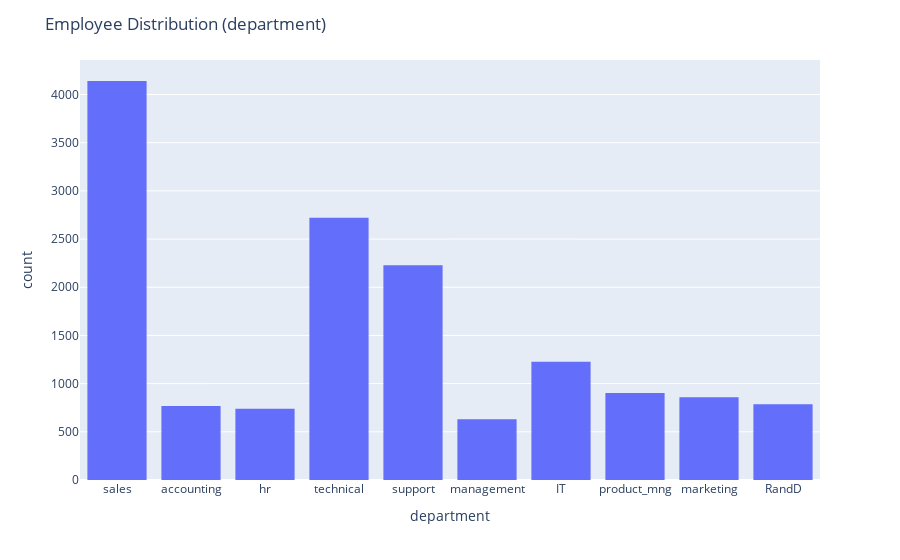
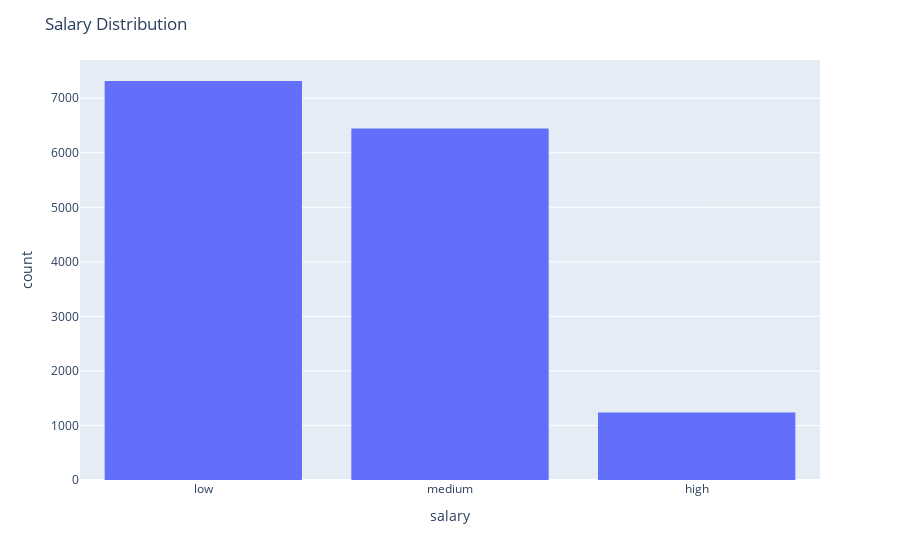

The notebook cell these images were saved under, in order:
### Code cell
fig = px.histogram(hr_df, x='department')
fig.update_layout(title_text='Employee Distribution (department)')
fig.show()

fig = px.histogram(hr_df, x='salary')
fig.update_layout(title_text='Salary Distribution')
fig.show()

### Figure 1 — Plotly figure (JSON) as saved in the notebook; plotly's stock layout.template omitted (floating-point values rounded to 4 significant figures; data arrays with more than 128 entries replaced by an {"elided": "..."} marker saying what was removed)
{"data": [{"alignmentgroup": "True", "bingroup": "x", "hovertemplate": "department=%{x}<br>count=%{y}<extra></extra>", "legendgroup": "", "marker": {"color": "#636efa"}, "name": "", "offsetgroup": "", "orientation": "v", "showlegend": false, "type": "histogram", "x": {"elided": "14999 str values"}, "xaxis": "x", "yaxis": "y"}], "layout": {"autosize": true, "barmode": "relative", "legend": {"tracegroupgap": 0}, "margin": {"t": 60}, "title": {"text": "Employee Distribution (department)"}, "xaxis": {"anchor": "y", "autorange": true, "domain": [0, 1], "range": [-0.5, 9.5], "title": {"text": "department"}, "type": "category"}, "yaxis": {"anchor": "x", "autorange": true, "domain": [0, 1], "range": [0, 4358.0], "title": {"text": "count"}}}}

### Figure 2 — Plotly figure (JSON) as saved in the notebook; plotly's stock layout.template omitted (floating-point values rounded to 4 significant figures; data arrays with more than 128 entries replaced by an {"elided": "..."} marker saying what was removed)
{"data": [{"alignmentgroup": "True", "bingroup": "x", "hovertemplate": "salary=%{x}<br>count=%{y}<extra></extra>", "legendgroup": "", "marker": {"color": "#636efa"}, "name": "", "offsetgroup": "", "orientation": "v", "showlegend": false, "type": "histogram", "x": {"elided": "14999 str values"}, "xaxis": "x", "yaxis": "y"}], "layout": {"autosize": true, "barmode": "relative", "legend": {"tracegroupgap": 0}, "margin": {"t": 60}, "title": {"text": "Salary Distribution"}, "xaxis": {"anchor": "y", "autorange": true, "domain": [0, 1], "range": [-0.5, 2.5], "title": {"text": "salary"}, "type": "category"}, "yaxis": {"anchor": "x", "autorange": true, "domain": [0, 1], "range": [0, 7701.0], "title": {"text": "count"}}}}
